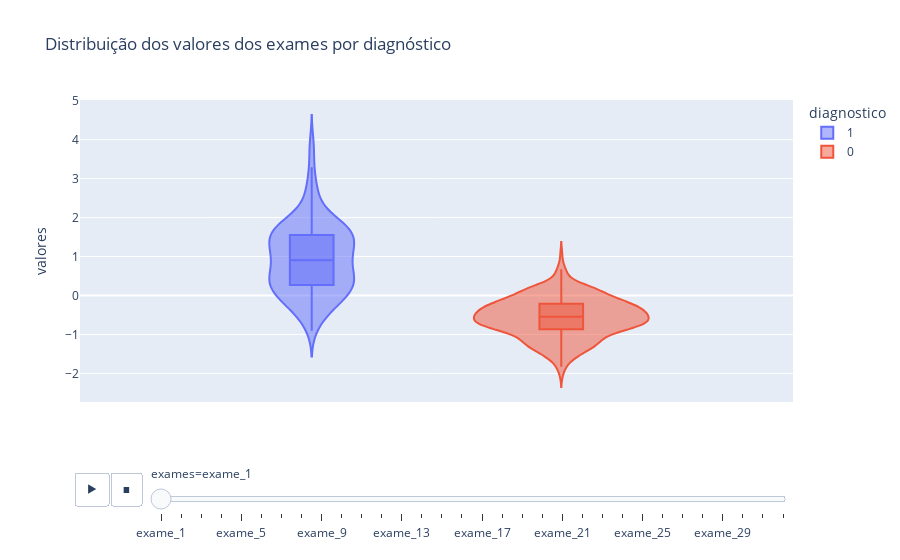

Source (notebook cell):
### Markdown cell above
# Avaliando os exames

### Code cell
import plotly.express as px
from sklearn.preprocessing import StandardScaler

SEED = 123143
random.seed(SEED)

padronizador = StandardScaler()
padronizador.fit(valores_exames)
valores_exames_padronizados = padronizador.transform(valores_exames)
valores_exames_padronizados = pd.DataFrame(
    valores_exames_padronizados, columns=valores_exames.columns
)

dados_plot = pd.concat([diagnostico, valores_exames_padronizados], axis=1)
dados_plot.head()
dados_plot_melted = pd.melt(
    dados_plot, id_vars="diagnostico", var_name="exames", value_name="valores"
)

# Create the violin plot
fig = px.violin(
    dados_plot_melted,
    y="valores",
    box=True,
    points=False,
    color="diagnostico",
    orientation="v",
    violinmode="group",
    animation_frame="exames",
    title="Distribuição dos valores dos exames por diagnóstico",
)
fig.show()

### Figure 1 — Plotly figure (JSON) as saved in the notebook; plotly's stock layout.template omitted (floating-point values rounded to 4 significant figures; data arrays with more than 128 entries replaced by an {"elided": "..."} marker saying what was removed)
{"data": [{"alignmentgroup": "True", "box": {"visible": true}, "hovertemplate": "diagnostico=1<br>exames=exame_1<br>valores=%{y}<extra></extra>", "legendgroup": "1", "marker": {"color": "#636efa"}, "name": "1", "offsetgroup": "1", "orientation": "v", "points": false, "scalegroup": "True", "showlegend": true, "type": "violin", "x0": " ", "xaxis": "x", "y": {"elided": "212 float values"}, "y0": " ", "yaxis": "y"}, {"alignmentgroup": "True", "box": {"visible": true}, "hovertemplate": "diagnostico=0<br>exames=exame_1<br>valores=%{y}<extra></extra>", "legendgroup": "0", "marker": {"color": "#EF553B"}, "name": "0", "offsetgroup": "0", "orientation": "v", "points": false, "scalegroup": "True", "showlegend": true, "type": "violin", "x0": " ", "xaxis": "x", "y": {"elided": "357 float values"}, "y0": " ", "yaxis": "y"}], "layout": {"legend": {"title": {"text": "diagnostico"}, "tracegroupgap": 0}, "sliders": [{"active": 0, "currentvalue": {"prefix": "exames="}, "len": 0.9, "pad": {"b": 10, "t": 60}, "steps": [{"args": [["exame_1"], {"frame": {"duration": 0, "redraw": true}, "fromcurrent": true, "mode": "immediate", "transition": {"duration": 0, "easing": "linear"}}], "label": "exame_1", "method": "animate"}, {"args": [["exame_2"], {"frame": {"duration": 0, "redraw": true}, "fromcurrent": true, "mode": "immediate", "transition": {"duration": 0, "easing": "linear"}}], "label": "exame_2", "method": "animate"}, {"args": [["exame_3"], {"frame": {"duration": 0, "redraw": true}, "fromcurrent": true, "mode": "immediate", "transition": {"duration": 0, "easing": "linear"}}], "label": "exame_3", "method": "animate"}, {"args": [["exame_4"], {"frame": {"duration": 0, "redraw": true}, "fromcurrent": true, "mode": "immediate", "transition": {"duration": 0, "easing": "linear"}}], "label": "exame_4", "method": "animate"}, {"args": [["exame_5"], {"frame": {"duration": 0, "redraw": true}, "fromcurrent": true, "mode": "immediate", "transition": {"duration": 0, "easing": "linear"}}], "label": "exame_5", "method": "animate"}, {"args": [["exame_6"], {"frame": {"duration": 0, "redraw": true}, "fromcurrent": true, "mode": "immediate", "transition": {"duration": 0, "easing": "linear"}}], "label": "exame_6", "method": "animate"}, {"args": [["exame_7"], {"frame": {"duration": 0, "redraw": true}, "fromcurrent": true, "mode": "immediate", "transition": {"duration": 0, "easing": "linear"}}], "label": "exame_7", "method": "animate"}, {"args": [["exame_8"], {"frame": {"duration": 0, "redraw": true}, "fromcurrent": true, "mode": "immediate", "transition": {"duration": 0, "easing": "linear"}}], "label": "exame_8", "method": "animate"}, {"args": [["exame_9"], {"frame": {"duration": 0, "redraw": true}, "fromcurrent": true, "mode": "immediate", "transition": {"duration": 0, "easing": "linear"}}], "label": "exame_9", "method": "animate"}, {"args": [["exame_10"], {"frame": {"duration": 0, "redraw": true}, "fromcurrent": true, "mode": "immediate", "transition": {"duration": 0, "easing": "linear"}}], "label": "exame_10", "method": "animate"}, {"args": [["exame_11"], {"frame": {"duration": 0, "redraw": true}, "fromcurrent": true, "mode": "immediate", "transition": {"duration": 0, "easing": "linear"}}], "label": "exame_11", "method": "animate"}, {"args": [["exame_12"], {"frame": {"duration": 0, "redraw": true}, "fromcurrent": true, "mode": "immediate", "transition": {"duration": 0, "easing": "linear"}}], "label": "exame_12", "method": "animate"}, {"args": [["exame_13"], {"frame": {"duration": 0, "redraw": true}, "fromcurrent": true, "mode": "immediate", "transition": {"duration": 0, "easing": "linear"}}], "label": "exame_13", "method": "animate"}, {"args": [["exame_14"], {"frame": {"duration": 0, "redraw": true}, "fromcurrent": true, "mode": "immediate", "transition": {"duration": 0, "easing": "linear"}}], "label": "exame_14", "method": "animate"}, {"args": [["exame_15"], {"frame": {"duration": 0, "redraw": true}, "fromcurrent": true, "mode": "immediate", "transition": {"duration": 0, "easing": "linear"}}], "label": "exame_15", "method": "animate"}, {"args": [["exame_16"], {"frame": {"duration": 0, "redraw": true}, "fromcurrent": true, "mode": "immediate", "transition": {"duration": 0, "easing": "linear"}}], "label": "exame_16", "method": "animate"}, {"args": [["exame_17"], {"frame": {"duration": 0, "redraw": true}, "fromcurrent": true, "mode": "immediate", "transition": {"duration": 0, "easing": "linear"}}], "label": "exame_17", "method": "animate"}, {"args": [["exame_18"], {"frame": {"duration": 0, "redraw": true}, "fromcurrent": true, "mode": "immediate", "transition": {"duration": 0, "easing": "linear"}}], "label": "exame_18", "method": "animate"}, {"args": [["exame_19"], {"frame": {"duration": 0, "redraw": true}, "fromcurrent": true, "mode": "immediate", "transition": {"duration": 0, "easing": "linear"}}], "label": "exame_19", "method": "animate"}, {"args": [["exame_20"], {"frame": {"duration": 0, "redraw": true}, "fromcurrent": true, "mode": "immediate", "transition": {"duration": 0, "easing": "linear"}}], "label": "exame_20", "method": "animate"}, {"args": [["exame_21"], {"frame": {"duration": 0, "redraw": true}, "fromcurrent": true, "mode": "immediate", "transition": {"duration": 0, "easing": "linear"}}], "label": "exame_21", "method": "animate"}, {"args": [["exame_22"], {"frame": {"duration": 0, "redraw": true}, "fromcurrent": true, "mode": "immediate", "transition": {"duration": 0, "easing": "linear"}}], "label": "exame_22", "method": "animate"}, {"args": [["exame_23"], {"frame": {"duration": 0, "redraw": true}, "fromcurrent": true, "mode": "immediate", "transition": {"duration": 0, "easing": "linear"}}], "label": "exame_23", "method": "animate"}, {"args": [["exame_24"], {"frame": {"duration": 0, "redraw": true}, "fromcurrent": true, "mode": "immediate", "transition": {"duration": 0, "easing": "linear"}}], "label": "exame_24", "method": "animate"}, {"args": [["exame_25"], {"frame": {"duration": 0, "redraw": true}, "fromcurrent": true, "mode": "immediate", "transition": {"duration": 0, "easing": "linear"}}], "label": "exame_25", "method": "animate"}, {"args": [["exame_26"], {"frame": {"duration": 0, "redraw": true}, "fromcurrent": true, "mode": "immediate", "transition": {"duration": 0, "easing": "linear"}}], "label": "exame_26", "method": "animate"}, {"args": [["exame_27"], {"frame": {"duration": 0, "redraw": true}, "fromcurrent": true, "mode": "immediate", "transition": {"duration": 0, "easing": "linear"}}], "label": "exame_27", "method": "animate"}, {"args": [["exame_28"], {"frame": {"duration": 0, "redraw": true}, "fromcurrent": true, "mode": "immediate", "transition": {"duration": 0, "easing": "linear"}}], "label": "exame_28", "method": "animate"}, {"args": [["exame_29"], {"frame": {"duration": 0, "redraw": true}, "fromcurrent": true, "mode": "immediate", "transition": {"duration": 0, "easing": "linear"}}], "label": "exame_29", "method": "animate"}, {"args": [["exame_30"], {"frame": {"duration": 0, "redraw": true}, "fromcurrent": true, "mode": "immediate", "transition": {"duration": 0, "easing": "linear"}}], "label": "exame_30", "method": "animate"}, {"args": [["exame_31"], {"frame": {"duration": 0, "redraw": true}, "fromcurrent": true, "mode": "immediate", "transition": {"duration": 0, "easing": "linear"}}], "label": "exame_31", "method": "animate"}, {"args": [["exame_32"], {"frame": {"duration": 0, "redraw": true}, "fromcurrent": true, "mode": "immediate", "transition": {"duration": 0, "easing": "linear"}}], "label": "exame_32", "method": "animate"}], "x": 0.1, "xanchor": "left", "y": 0, "yanchor": "top"}], "title": {"text": "Distribuição dos valores dos exames por diagnóstico"}, "updatemenus": [{"buttons": [{"args": [null, {"frame": {"duration": 500, "redraw": true}, "fromcurrent": true, "mode": "immediate", "transition": {"duration": 500, "easing": "linear"}}], "label": "&#9654;", "method": "animate"}, {"args": [[null], {"frame": {"duration": 0, "redraw": true}, "fromcurrent": true, "mode": "immediate", "transition": {"duration": 0, "easing": "linear"}}], "label": "&#9724;", "method": "animate"}], "direction": "left", "pad": {"r": 10, "t": 70}, "showactive": false, "type": "buttons", "x": 0.1, "xanchor": "right", "y": 0, "yanchor": "top"}], "violinmode": "group", "xaxis": {"anchor": "y", "domain": [0, 1]}, "yaxis": {"anchor": "x", "domain": [0, 1], "title": {"text": "valores"}}}}
